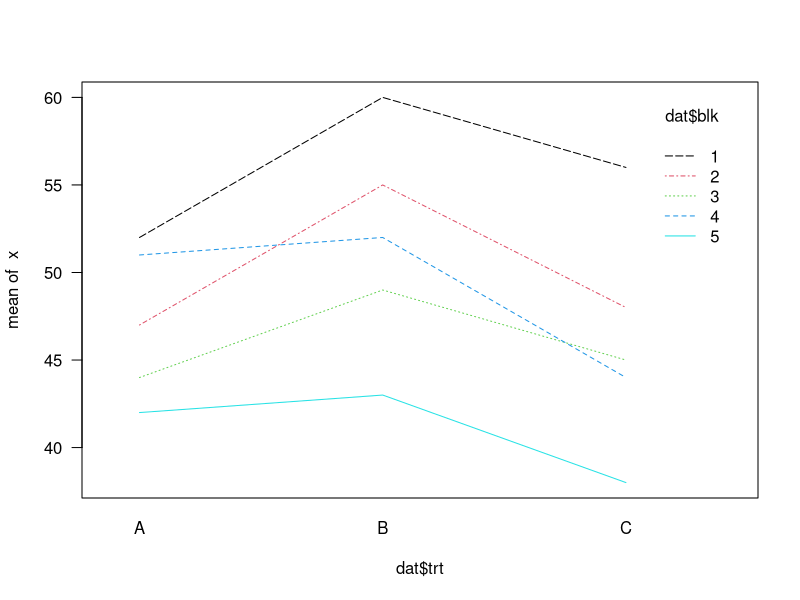
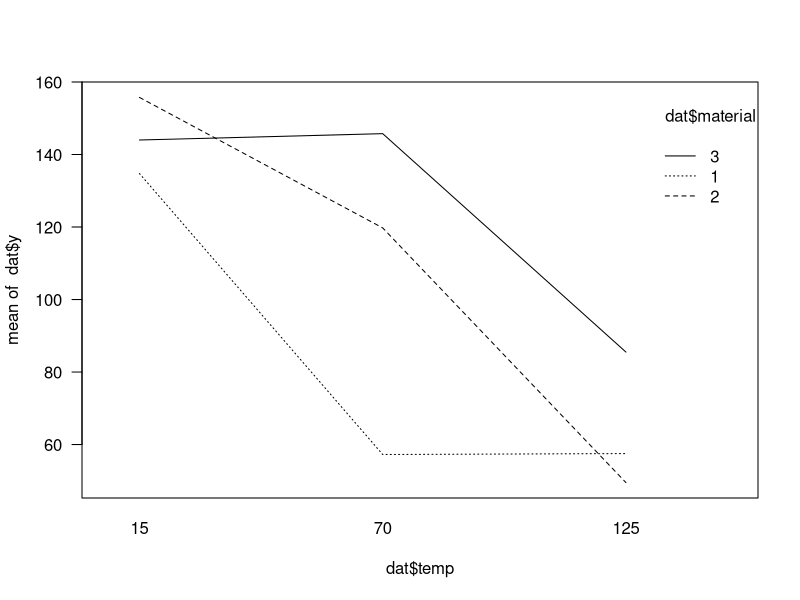
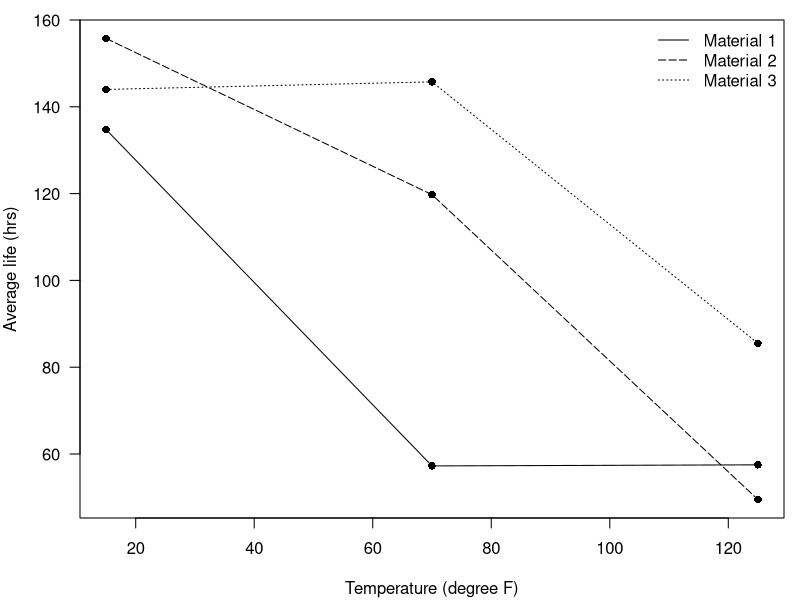

Recreate these plots in R, in order.
## ---- chunk 1
knitr::opts_chunk$set(echo = TRUE)
## ---- chunk 2
x <- c(52, 47, 44, 51, 42, 60, 55, 49, 52, 43, 56, 48, 45, 44, 38)
trt <- rep(c("A", "B", "C"), each = 5)
blk <- rep(1:5, 3)
dat <- data.frame(x = x, trt = trt, blk = as.factor(blk))
## ---- chunk 3
aov <- aov(x ~ trt + blk, data = dat)
lm <- lm(x ~ trt + blk, data = dat)
anova(lm)
## ---- chunk 4
lm2 <- lm(x ~ trt, data = dat)
anova(lm2)
## ---- chunk 5
interaction.plot(dat$trt, dat$blk, x, las = 1, col = 1:5)
## ---- chunk 6
y <- c(130, 74, 150, 159, 138, 168, 155, 180, 188, 126, 110, 160,
       34, 80, 136, 106, 174, 150, 40, 75, 122, 115, 120, 139,
       20, 82, 25, 58, 96, 82, 70, 58, 70, 45, 104, 60)
temp <- c(rep(15, 12), rep(70, 12), rep(125, 12))
material <- rep(c(1, 1, 2, 2, 3, 3), 6)
dat <- data.frame(cbind(y, temp, material))
dat$temp <- as.factor(dat$temp); dat$material <- as.factor(dat$material)

meanA <- tapply(dat$y, dat$temp, mean)
meanB <- tapply(dat$y, dat$material, mean)
meanAB <- tapply(dat$y, list(dat$temp, dat$material), mean)
## ---- chunk 7
aov <- aov(y ~ temp * material, data = dat)
lm <- lm(y ~ temp * material, data = dat)
anova(lm)
## ---- chunk 8
interaction.plot(dat$temp, dat$material, dat$y, las = 1)


par(mar = c(4.1, 4, 1, 0.8))
plot(rep(c(15, 70, 125), 3), c(meanAB), pch = 16, las = 1,
     xlab = "Temperature (degree F)", ylab = "Average life (hrs)")
lines(c(15, 70, 125), meanAB[, 1])
lines(c(15, 70, 125), meanAB[, 2], lty = 5)
lines(c(15, 70, 125), meanAB[, 3], lty = 3)
legend("topright", legend = paste("Material", 1:3), bty = "n",
lty = c(1, 5, 3)) 
